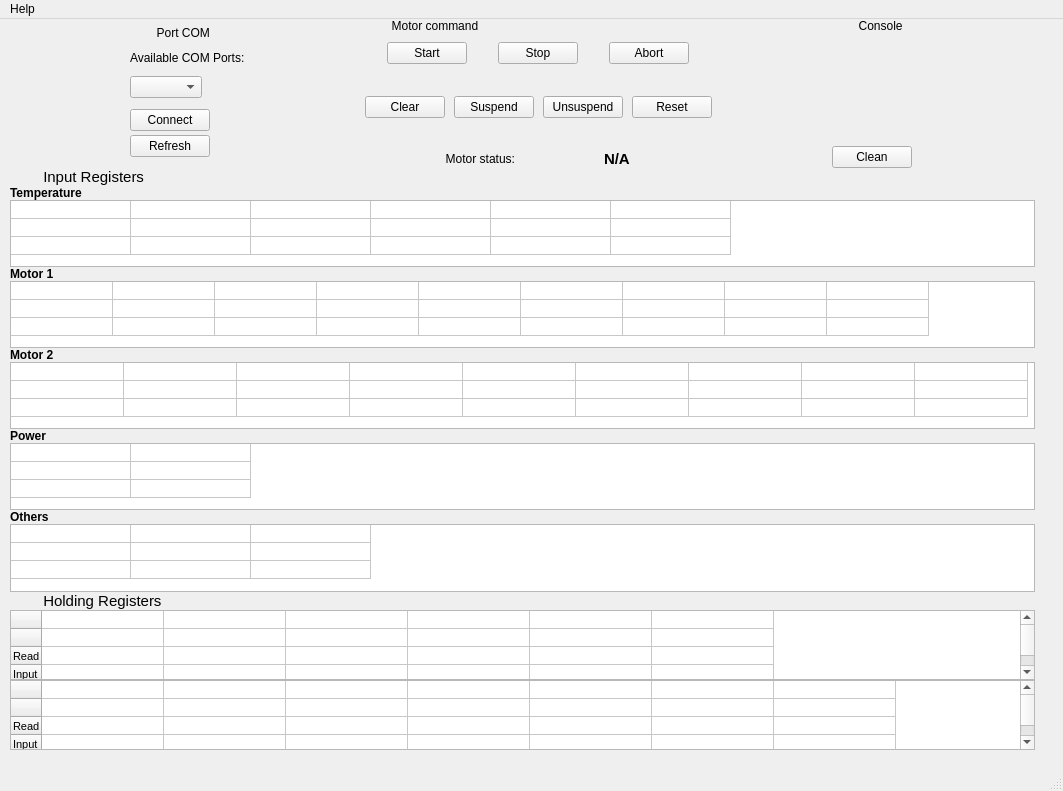
<?xml version="1.0" encoding="UTF-8"?>
<ui version="4.0">
 <class>MainWindow</class>
 <widget class="QMainWindow" name="MainWindow">
  <property name="geometry">
   <rect>
    <x>0</x>
    <y>0</y>
    <width>1063</width>
    <height>791</height>
   </rect>
  </property>
  <property name="windowTitle">
   <string>MainWindow</string>
  </property>
  <widget class="QWidget" name="centralwidget">
   <widget class="QWidget" name="verticalLayoutWidget">
    <property name="geometry">
     <rect>
      <x>10</x>
      <y>0</y>
      <width>1025</width>
      <height>731</height>
     </rect>
    </property>
    <layout class="QVBoxLayout" name="verticalLayout">
     <property name="spacing">
      <number>0</number>
     </property>
     <item>
      <layout class="QHBoxLayout" name="horizontalLayout">
       <property name="spacing">
        <number>0</number>
       </property>
       <item>
        <layout class="QVBoxLayout" name="verticalLayout_2">
         <property name="spacing">
          <number>4</number>
         </property>
         <property name="sizeConstraint">
          <enum>QLayout::SizeConstraint::SetMaximumSize</enum>
         </property>
         <item>
          <widget class="QLabel" name="label">
           <property name="sizePolicy">
            <sizepolicy hsizetype="Maximum" vsizetype="Maximum">
             <horstretch>0</horstretch>
             <verstretch>0</verstretch>
            </sizepolicy>
           </property>
           <property name="font">
            <font>
             <underline>false</underline>
            </font>
           </property>
           <property name="text">
            <string>        Port COM</string>
           </property>
          </widget>
         </item>
         <item>
          <widget class="QLabel" name="label_2">
           <property name="sizePolicy">
            <sizepolicy hsizetype="Maximum" vsizetype="Maximum">
             <horstretch>0</horstretch>
             <verstretch>0</verstretch>
            </sizepolicy>
           </property>
           <property name="text">
            <string>Available COM Ports:</string>
           </property>
          </widget>
         </item>
         <item>
          <widget class="QComboBox" name="comboBox_ComPorts">
           <property name="sizePolicy">
            <sizepolicy hsizetype="Maximum" vsizetype="Fixed">
             <horstretch>0</horstretch>
             <verstretch>0</verstretch>
            </sizepolicy>
           </property>
          </widget>
         </item>
         <item>
          <layout class="QVBoxLayout" name="verticalLayout_7">
           <item>
            <widget class="QPushButton" name="pushButton_conncet">
             <property name="sizePolicy">
              <sizepolicy hsizetype="Maximum" vsizetype="Maximum">
               <horstretch>0</horstretch>
               <verstretch>0</verstretch>
              </sizepolicy>
             </property>
             <property name="text">
              <string>Connect</string>
             </property>
            </widget>
           </item>
           <item>
            <widget class="QPushButton" name="pushButton_refresh">
             <property name="sizePolicy">
              <sizepolicy hsizetype="Maximum" vsizetype="Maximum">
               <horstretch>0</horstretch>
               <verstretch>0</verstretch>
              </sizepolicy>
             </property>
             <property name="text">
              <string>Refresh</string>
             </property>
            </widget>
           </item>
          </layout>
         </item>
        </layout>
       </item>
       <item>
        <layout class="QVBoxLayout" name="verticalLayout_4">
         <property name="spacing">
          <number>9</number>
         </property>
         <item>
          <widget class="QLabel" name="label_5">
           <property name="sizePolicy">
            <sizepolicy hsizetype="Maximum" vsizetype="Maximum">
             <horstretch>0</horstretch>
             <verstretch>0</verstretch>
            </sizepolicy>
           </property>
           <property name="font">
            <font>
             <underline>false</underline>
            </font>
           </property>
           <property name="text">
            <string>        Motor command</string>
           </property>
          </widget>
         </item>
         <item>
          <layout class="QHBoxLayout" name="horizontalLayout_6">
           <item>
            <widget class="QPushButton" name="pushButton_start">
             <property name="sizePolicy">
              <sizepolicy hsizetype="Maximum" vsizetype="Fixed">
               <horstretch>0</horstretch>
               <verstretch>0</verstretch>
              </sizepolicy>
             </property>
             <property name="text">
              <string>Start</string>
             </property>
            </widget>
           </item>
           <item>
            <widget class="QPushButton" name="pushButton_stop">
             <property name="sizePolicy">
              <sizepolicy hsizetype="Maximum" vsizetype="Fixed">
               <horstretch>0</horstretch>
               <verstretch>0</verstretch>
              </sizepolicy>
             </property>
             <property name="text">
              <string>Stop</string>
             </property>
            </widget>
           </item>
           <item>
            <widget class="QPushButton" name="pushButton_abort">
             <property name="sizePolicy">
              <sizepolicy hsizetype="Maximum" vsizetype="Fixed">
               <horstretch>0</horstretch>
               <verstretch>0</verstretch>
              </sizepolicy>
             </property>
             <property name="text">
              <string>Abort</string>
             </property>
            </widget>
           </item>
          </layout>
         </item>
         <item>
          <widget class="QLabel" name="label_15">
           <property name="sizePolicy">
            <sizepolicy hsizetype="Preferred" vsizetype="Maximum">
             <horstretch>0</horstretch>
             <verstretch>0</verstretch>
            </sizepolicy>
           </property>
           <property name="text">
            <string/>
           </property>
          </widget>
         </item>
         <item>
          <layout class="QHBoxLayout" name="horizontalLayout_7">
           <item>
            <widget class="QPushButton" name="pushButton_clear">
             <property name="sizePolicy">
              <sizepolicy hsizetype="Maximum" vsizetype="Fixed">
               <horstretch>0</horstretch>
               <verstretch>0</verstretch>
              </sizepolicy>
             </property>
             <property name="text">
              <string>Clear</string>
             </property>
            </widget>
           </item>
           <item>
            <widget class="QPushButton" name="pushButton_suspend">
             <property name="sizePolicy">
              <sizepolicy hsizetype="Maximum" vsizetype="Fixed">
               <horstretch>0</horstretch>
               <verstretch>0</verstretch>
              </sizepolicy>
             </property>
             <property name="text">
              <string>Suspend</string>
             </property>
            </widget>
           </item>
           <item>
            <widget class="QPushButton" name="pushButton_unsuspend">
             <property name="sizePolicy">
              <sizepolicy hsizetype="Maximum" vsizetype="Fixed">
               <horstretch>0</horstretch>
               <verstretch>0</verstretch>
              </sizepolicy>
             </property>
             <property name="text">
              <string>Unsuspend</string>
             </property>
            </widget>
           </item>
           <item>
            <widget class="QPushButton" name="pushButton_reset">
             <property name="sizePolicy">
              <sizepolicy hsizetype="Maximum" vsizetype="Fixed">
               <horstretch>0</horstretch>
               <verstretch>0</verstretch>
              </sizepolicy>
             </property>
             <property name="text">
              <string>Reset</string>
             </property>
            </widget>
           </item>
          </layout>
         </item>
         <item>
          <widget class="QLabel" name="label_14">
           <property name="sizePolicy">
            <sizepolicy hsizetype="Preferred" vsizetype="Maximum">
             <horstretch>0</horstretch>
             <verstretch>0</verstretch>
            </sizepolicy>
           </property>
           <property name="text">
            <string/>
           </property>
          </widget>
         </item>
         <item>
          <layout class="QHBoxLayout" name="horizontalLayout_5">
           <item>
            <widget class="QLabel" name="label_6">
             <property name="sizePolicy">
              <sizepolicy hsizetype="Maximum" vsizetype="Minimum">
               <horstretch>0</horstretch>
               <verstretch>0</verstretch>
              </sizepolicy>
             </property>
             <property name="text">
              <string>Motor status:</string>
             </property>
             <property name="alignment">
              <set>Qt::AlignmentFlag::AlignRight|Qt::AlignmentFlag::AlignTrailing|Qt::AlignmentFlag::AlignVCenter</set>
             </property>
            </widget>
           </item>
           <item>
            <widget class="QLabel" name="label_motStatus">
             <property name="sizePolicy">
              <sizepolicy hsizetype="Maximum" vsizetype="Minimum">
               <horstretch>0</horstretch>
               <verstretch>0</verstretch>
              </sizepolicy>
             </property>
             <property name="font">
              <font>
               <pointsize>11</pointsize>
               <bold>true</bold>
              </font>
             </property>
             <property name="text">
              <string>N/A</string>
             </property>
            </widget>
           </item>
          </layout>
         </item>
        </layout>
       </item>
       <item>
        <layout class="QVBoxLayout" name="verticalLayout_3">
         <item>
          <widget class="QLabel" name="label_3">
           <property name="sizePolicy">
            <sizepolicy hsizetype="Preferred" vsizetype="Maximum">
             <horstretch>0</horstretch>
             <verstretch>0</verstretch>
            </sizepolicy>
           </property>
           <property name="font">
            <font>
             <underline>false</underline>
            </font>
           </property>
           <property name="text">
            <string>        Console</string>
           </property>
          </widget>
         </item>
         <item>
          <widget class="QLabel" name="label_console">
           <property name="sizePolicy">
            <sizepolicy hsizetype="Preferred" vsizetype="Minimum">
             <horstretch>0</horstretch>
             <verstretch>0</verstretch>
            </sizepolicy>
           </property>
           <property name="text">
            <string/>
           </property>
          </widget>
         </item>
         <item>
          <layout class="QHBoxLayout" name="horizontalLayout_8">
           <item>
            <widget class="QPushButton" name="pushButton_console">
             <property name="sizePolicy">
              <sizepolicy hsizetype="Maximum" vsizetype="Fixed">
               <horstretch>0</horstretch>
               <verstretch>0</verstretch>
              </sizepolicy>
             </property>
             <property name="text">
              <string>Clean</string>
             </property>
            </widget>
           </item>
          </layout>
         </item>
        </layout>
       </item>
       <item>
        <layout class="QVBoxLayout" name="verticalLayout_6"/>
       </item>
      </layout>
     </item>
     <item>
      <layout class="QHBoxLayout" name="horizontalLayout_2">
       <property name="spacing">
        <number>0</number>
       </property>
       <item>
        <layout class="QVBoxLayout" name="verticalLayout_5">
         <property name="spacing">
          <number>0</number>
         </property>
         <item>
          <widget class="QLabel" name="label_4">
           <property name="sizePolicy">
            <sizepolicy hsizetype="Preferred" vsizetype="Maximum">
             <horstretch>0</horstretch>
             <verstretch>0</verstretch>
            </sizepolicy>
           </property>
           <property name="font">
            <font>
             <pointsize>11</pointsize>
             <underline>false</underline>
            </font>
           </property>
           <property name="text">
            <string>        Input Registers</string>
           </property>
          </widget>
         </item>
         <item>
          <widget class="QLabel" name="label_7">
           <property name="font">
            <font>
             <bold>true</bold>
            </font>
           </property>
           <property name="text">
            <string>Temperature</string>
           </property>
           <property name="margin">
            <number>0</number>
           </property>
          </widget>
         </item>
         <item>
          <widget class="QTableWidget" name="table_temp">
           <property name="sizePolicy">
            <sizepolicy hsizetype="Expanding" vsizetype="Maximum">
             <horstretch>0</horstretch>
             <verstretch>0</verstretch>
            </sizepolicy>
           </property>
           <property name="font">
            <font>
             <pointsize>8</pointsize>
             <kerning>true</kerning>
            </font>
           </property>
           <property name="lineWidth">
            <number>0</number>
           </property>
           <property name="verticalScrollBarPolicy">
            <enum>Qt::ScrollBarPolicy::ScrollBarAlwaysOff</enum>
           </property>
           <property name="horizontalScrollBarPolicy">
            <enum>Qt::ScrollBarPolicy::ScrollBarAlwaysOff</enum>
           </property>
           <property name="sizeAdjustPolicy">
            <enum>QAbstractScrollArea::SizeAdjustPolicy::AdjustToContents</enum>
           </property>
           <property name="showGrid">
            <bool>true</bool>
           </property>
           <attribute name="horizontalHeaderVisible">
            <bool>false</bool>
           </attribute>
           <attribute name="horizontalHeaderDefaultSectionSize">
            <number>120</number>
           </attribute>
           <attribute name="verticalHeaderVisible">
            <bool>false</bool>
           </attribute>
           <attribute name="verticalHeaderMinimumSectionSize">
            <number>5</number>
           </attribute>
           <attribute name="verticalHeaderDefaultSectionSize">
            <number>18</number>
           </attribute>
           <row>
            <property name="text">
             <string/>
            </property>
           </row>
           <row>
            <property name="text">
             <string/>
            </property>
           </row>
           <row>
            <property name="text">
             <string/>
            </property>
           </row>
           <column>
            <property name="text">
             <string/>
            </property>
           </column>
           <column>
            <property name="text">
             <string/>
            </property>
           </column>
           <column>
            <property name="text">
             <string/>
            </property>
           </column>
           <column>
            <property name="text">
             <string/>
            </property>
           </column>
           <column>
            <property name="text">
             <string/>
            </property>
           </column>
           <column>
            <property name="text">
             <string/>
            </property>
           </column>
          </widget>
         </item>
         <item>
          <widget class="QLabel" name="label_8">
           <property name="font">
            <font>
             <bold>true</bold>
            </font>
           </property>
           <property name="text">
            <string>Motor 1</string>
           </property>
          </widget>
         </item>
         <item>
          <widget class="QTableWidget" name="table_motor1">
           <property name="sizePolicy">
            <sizepolicy hsizetype="Minimum" vsizetype="Maximum">
             <horstretch>0</horstretch>
             <verstretch>0</verstretch>
            </sizepolicy>
           </property>
           <property name="font">
            <font>
             <pointsize>8</pointsize>
            </font>
           </property>
           <property name="frameShadow">
            <enum>QFrame::Shadow::Sunken</enum>
           </property>
           <property name="verticalScrollBarPolicy">
            <enum>Qt::ScrollBarPolicy::ScrollBarAlwaysOff</enum>
           </property>
           <property name="horizontalScrollBarPolicy">
            <enum>Qt::ScrollBarPolicy::ScrollBarAlwaysOff</enum>
           </property>
           <property name="sizeAdjustPolicy">
            <enum>QAbstractScrollArea::SizeAdjustPolicy::AdjustToContents</enum>
           </property>
           <attribute name="horizontalHeaderVisible">
            <bool>false</bool>
           </attribute>
           <attribute name="horizontalHeaderCascadingSectionResizes">
            <bool>true</bool>
           </attribute>
           <attribute name="horizontalHeaderDefaultSectionSize">
            <number>102</number>
           </attribute>
           <attribute name="verticalHeaderVisible">
            <bool>false</bool>
           </attribute>
           <attribute name="verticalHeaderMinimumSectionSize">
            <number>3</number>
           </attribute>
           <attribute name="verticalHeaderDefaultSectionSize">
            <number>18</number>
           </attribute>
           <row>
            <property name="text">
             <string/>
            </property>
           </row>
           <row>
            <property name="text">
             <string/>
            </property>
           </row>
           <row>
            <property name="text">
             <string/>
            </property>
           </row>
           <column>
            <property name="text">
             <string/>
            </property>
           </column>
           <column>
            <property name="text">
             <string/>
            </property>
           </column>
           <column>
            <property name="text">
             <string/>
            </property>
           </column>
           <column>
            <property name="text">
             <string/>
            </property>
           </column>
           <column>
            <property name="text">
             <string/>
            </property>
           </column>
           <column>
            <property name="text">
             <string/>
            </property>
           </column>
           <column>
            <property name="text">
             <string/>
            </property>
           </column>
           <column>
            <property name="text">
             <string/>
            </property>
           </column>
           <column>
            <property name="text">
             <string/>
            </property>
           </column>
          </widget>
         </item>
         <item>
          <widget class="QLabel" name="label_9">
           <property name="font">
            <font>
             <bold>true</bold>
            </font>
           </property>
           <property name="text">
            <string>Motor 2</string>
           </property>
          </widget>
         </item>
         <item>
          <widget class="QTableWidget" name="table_motor2">
           <property name="sizePolicy">
            <sizepolicy hsizetype="Expanding" vsizetype="Maximum">
             <horstretch>0</horstretch>
             <verstretch>0</verstretch>
            </sizepolicy>
           </property>
           <property name="font">
            <font>
             <pointsize>8</pointsize>
            </font>
           </property>
           <property name="verticalScrollBarPolicy">
            <enum>Qt::ScrollBarPolicy::ScrollBarAlwaysOff</enum>
           </property>
           <property name="horizontalScrollBarPolicy">
            <enum>Qt::ScrollBarPolicy::ScrollBarAlwaysOff</enum>
           </property>
           <property name="sizeAdjustPolicy">
            <enum>QAbstractScrollArea::SizeAdjustPolicy::AdjustToContents</enum>
           </property>
           <attribute name="horizontalHeaderVisible">
            <bool>false</bool>
           </attribute>
           <attribute name="horizontalHeaderDefaultSectionSize">
            <number>113</number>
           </attribute>
           <attribute name="verticalHeaderVisible">
            <bool>false</bool>
           </attribute>
           <attribute name="verticalHeaderMinimumSectionSize">
            <number>3</number>
           </attribute>
           <attribute name="verticalHeaderDefaultSectionSize">
            <number>18</number>
           </attribute>
           <row>
            <property name="text">
             <string/>
            </property>
           </row>
           <row>
            <property name="text">
             <string>Nouvelle ligne</string>
            </property>
           </row>
           <row>
            <property name="text">
             <string/>
            </property>
           </row>
           <column>
            <property name="text">
             <string/>
            </property>
           </column>
           <column>
            <property name="text">
             <string/>
            </property>
           </column>
           <column>
            <property name="text">
             <string/>
            </property>
           </column>
           <column>
            <property name="text">
             <string/>
            </property>
           </column>
           <column>
            <property name="text">
             <string/>
            </property>
           </column>
           <column>
            <property name="text">
             <string/>
            </property>
           </column>
           <column>
            <property name="text">
             <string/>
            </property>
           </column>
           <column>
            <property name="text">
             <string/>
            </property>
           </column>
           <column>
            <property name="text">
             <string/>
            </property>
           </column>
          </widget>
         </item>
         <item>
          <widget class="QLabel" name="label_11">
           <property name="sizePolicy">
            <sizepolicy hsizetype="Preferred" vsizetype="Maximum">
             <horstretch>0</horstretch>
             <verstretch>0</verstretch>
            </sizepolicy>
           </property>
           <property name="font">
            <font>
             <bold>true</bold>
            </font>
           </property>
           <property name="text">
            <string>Power</string>
           </property>
          </widget>
         </item>
         <item>
          <widget class="QTableWidget" name="table_power">
           <property name="sizePolicy">
            <sizepolicy hsizetype="Expanding" vsizetype="Maximum">
             <horstretch>0</horstretch>
             <verstretch>0</verstretch>
            </sizepolicy>
           </property>
           <property name="font">
            <font>
             <pointsize>8</pointsize>
            </font>
           </property>
           <property name="verticalScrollBarPolicy">
            <enum>Qt::ScrollBarPolicy::ScrollBarAlwaysOff</enum>
           </property>
           <property name="horizontalScrollBarPolicy">
            <enum>Qt::ScrollBarPolicy::ScrollBarAlwaysOff</enum>
           </property>
           <property name="sizeAdjustPolicy">
            <enum>QAbstractScrollArea::SizeAdjustPolicy::AdjustToContents</enum>
           </property>
           <attribute name="horizontalHeaderVisible">
            <bool>false</bool>
           </attribute>
           <attribute name="horizontalHeaderDefaultSectionSize">
            <number>120</number>
           </attribute>
           <attribute name="verticalHeaderVisible">
            <bool>false</bool>
           </attribute>
           <attribute name="verticalHeaderMinimumSectionSize">
            <number>3</number>
           </attribute>
           <attribute name="verticalHeaderDefaultSectionSize">
            <number>18</number>
           </attribute>
           <row>
            <property name="text">
             <string/>
            </property>
           </row>
           <row>
            <property name="text">
             <string/>
            </property>
           </row>
           <row>
            <property name="text">
             <string/>
            </property>
           </row>
           <column>
            <property name="text">
             <string/>
            </property>
           </column>
           <column>
            <property name="text">
             <string/>
            </property>
           </column>
          </widget>
         </item>
         <item>
          <widget class="QLabel" name="label_12">
           <property name="font">
            <font>
             <bold>true</bold>
            </font>
           </property>
           <property name="text">
            <string>Others</string>
           </property>
          </widget>
         </item>
         <item>
          <widget class="QTableWidget" name="table_other">
           <property name="sizePolicy">
            <sizepolicy hsizetype="Expanding" vsizetype="Maximum">
             <horstretch>0</horstretch>
             <verstretch>0</verstretch>
            </sizepolicy>
           </property>
           <property name="font">
            <font>
             <pointsize>8</pointsize>
            </font>
           </property>
           <property name="verticalScrollBarPolicy">
            <enum>Qt::ScrollBarPolicy::ScrollBarAlwaysOff</enum>
           </property>
           <property name="horizontalScrollBarPolicy">
            <enum>Qt::ScrollBarPolicy::ScrollBarAlwaysOff</enum>
           </property>
           <property name="sizeAdjustPolicy">
            <enum>QAbstractScrollArea::SizeAdjustPolicy::AdjustToContents</enum>
           </property>
           <attribute name="horizontalHeaderVisible">
            <bool>false</bool>
           </attribute>
           <attribute name="horizontalHeaderDefaultSectionSize">
            <number>120</number>
           </attribute>
           <attribute name="verticalHeaderVisible">
            <bool>false</bool>
           </attribute>
           <attribute name="verticalHeaderMinimumSectionSize">
            <number>3</number>
           </attribute>
           <attribute name="verticalHeaderDefaultSectionSize">
            <number>18</number>
           </attribute>
           <row>
            <property name="text">
             <string/>
            </property>
           </row>
           <row>
            <property name="text">
             <string>Nouvelle ligne</string>
            </property>
           </row>
           <row>
            <property name="text">
             <string/>
            </property>
           </row>
           <column>
            <property name="text">
             <string/>
            </property>
           </column>
           <column>
            <property name="text">
             <string/>
            </property>
           </column>
           <column>
            <property name="text">
             <string/>
            </property>
           </column>
          </widget>
         </item>
        </layout>
       </item>
      </layout>
     </item>
     <item>
      <layout class="QHBoxLayout" name="horizontalLayout_3">
       <property name="spacing">
        <number>0</number>
       </property>
       <item>
        <widget class="QLabel" name="label_10">
         <property name="sizePolicy">
          <sizepolicy hsizetype="Preferred" vsizetype="Maximum">
           <horstretch>0</horstretch>
           <verstretch>0</verstretch>
          </sizepolicy>
         </property>
         <property name="font">
          <font>
           <pointsize>11</pointsize>
           <underline>false</underline>
          </font>
         </property>
         <property name="text">
          <string>        Holding Registers</string>
         </property>
        </widget>
       </item>
      </layout>
     </item>
     <item>
      <widget class="QTableWidget" name="table_holdRegi1">
       <property name="font">
        <font>
         <pointsize>8</pointsize>
        </font>
       </property>
       <attribute name="horizontalHeaderVisible">
        <bool>false</bool>
       </attribute>
       <attribute name="horizontalHeaderMinimumSectionSize">
        <number>30</number>
       </attribute>
       <attribute name="horizontalHeaderDefaultSectionSize">
        <number>122</number>
       </attribute>
       <attribute name="verticalHeaderMinimumSectionSize">
        <number>3</number>
       </attribute>
       <attribute name="verticalHeaderDefaultSectionSize">
        <number>18</number>
       </attribute>
       <row>
        <property name="text">
         <string/>
        </property>
       </row>
       <row>
        <property name="text">
         <string/>
        </property>
       </row>
       <row>
        <property name="text">
         <string>Read</string>
        </property>
       </row>
       <row>
        <property name="text">
         <string>Input</string>
        </property>
       </row>
       <column>
        <property name="text">
         <string/>
        </property>
       </column>
       <column>
        <property name="text">
         <string/>
        </property>
       </column>
       <column>
        <property name="text">
         <string/>
        </property>
       </column>
       <column>
        <property name="text">
         <string/>
        </property>
       </column>
       <column>
        <property name="text">
         <string/>
        </property>
       </column>
       <column>
        <property name="text">
         <string/>
        </property>
       </column>
      </widget>
     </item>
     <item>
      <widget class="QTableWidget" name="table_holdRegi2">
       <property name="font">
        <font>
         <pointsize>8</pointsize>
        </font>
       </property>
       <attribute name="horizontalHeaderVisible">
        <bool>false</bool>
       </attribute>
       <attribute name="horizontalHeaderMinimumSectionSize">
        <number>30</number>
       </attribute>
       <attribute name="horizontalHeaderDefaultSectionSize">
        <number>122</number>
       </attribute>
       <attribute name="verticalHeaderMinimumSectionSize">
        <number>2</number>
       </attribute>
       <attribute name="verticalHeaderDefaultSectionSize">
        <number>18</number>
       </attribute>
       <row>
        <property name="text">
         <string/>
        </property>
       </row>
       <row>
        <property name="text">
         <string/>
        </property>
       </row>
       <row>
        <property name="text">
         <string>Read</string>
        </property>
       </row>
       <row>
        <property name="text">
         <string>Input</string>
        </property>
       </row>
       <column>
        <property name="text">
         <string/>
        </property>
       </column>
       <column>
        <property name="text">
         <string/>
        </property>
       </column>
       <column>
        <property name="text">
         <string/>
        </property>
       </column>
       <column>
        <property name="text">
         <string/>
        </property>
       </column>
       <column>
        <property name="text">
         <string/>
        </property>
       </column>
       <column>
        <property name="text">
         <string/>
        </property>
       </column>
       <column>
        <property name="text">
         <string/>
        </property>
       </column>
      </widget>
     </item>
    </layout>
   </widget>
  </widget>
  <widget class="QMenuBar" name="menubar">
   <property name="geometry">
    <rect>
     <x>0</x>
     <y>0</y>
     <width>1063</width>
     <height>33</height>
    </rect>
   </property>
   <widget class="QMenu" name="menuHelp">
    <property name="title">
     <string>Help</string>
    </property>
   </widget>
   <addaction name="menuHelp"/>
  </widget>
  <widget class="QStatusBar" name="statusbar"/>
 </widget>
 <resources/>
 <connections/>
</ui>
